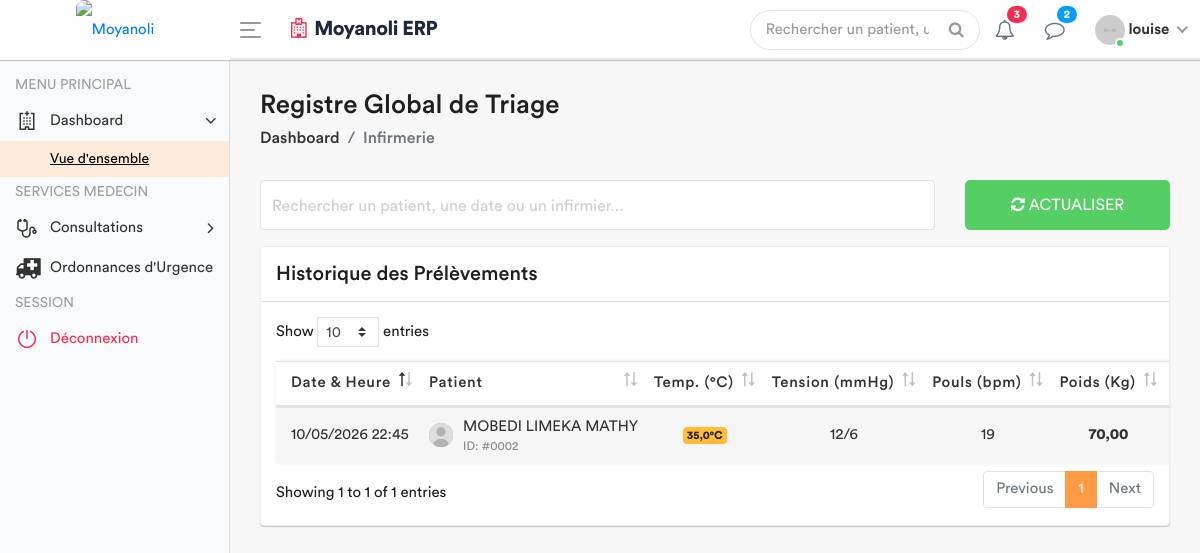
/infirmerie/registre-global/ (signed in), run on an earlier commit of the app's database.
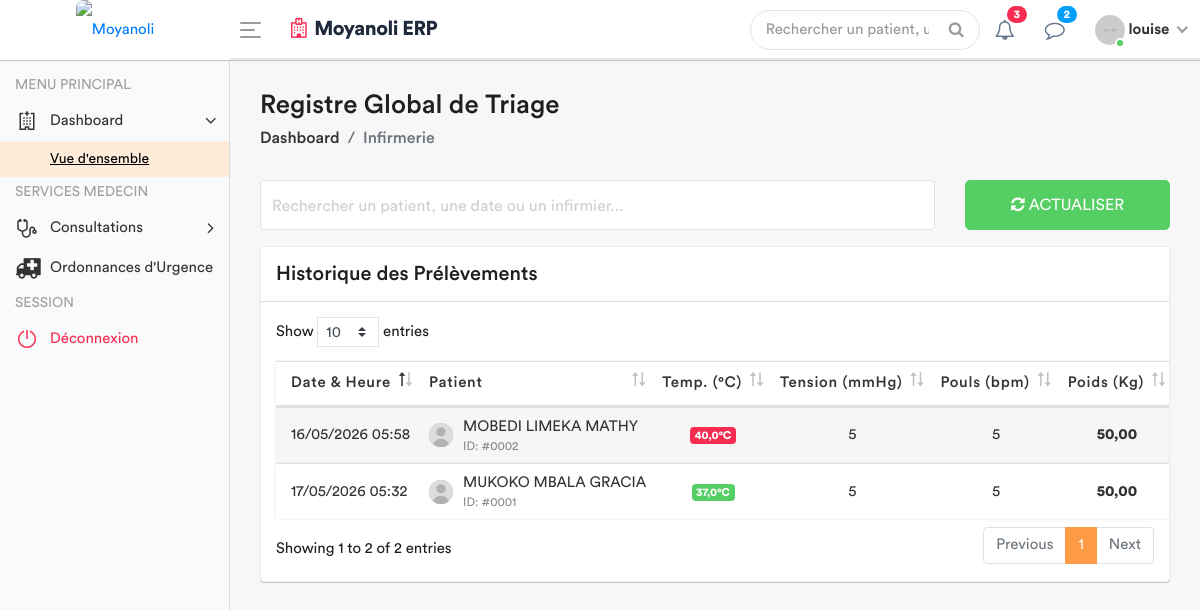
And on a later commit of the database.
### apps/models.py (models this page shows, shortened)
class SigneVital(models.Model):
    patient = models.ForeignKey(Patient, on_delete=models.CASCADE)
    temperature = models.DecimalField(max_digits=4, decimal_places=1)
    poids = models.DecimalField(max_digits=5, decimal_places=2)
    tension_arterielle = models.CharField(max_length=10)
    frequence_cardiaque = models.IntegerField()
    frequence_respiratoire = models.IntegerField(null=True, blank=True)
    saturation_oxygene = models.IntegerField(null=True, blank=True)
    date_prelevement = models.DateTimeField(default=timezone.now)
    infirmier = models.ForeignKey(User, on_delete=models.SET_NULL, null=True)
    est_consulte = models.BooleanField(default=False)

class Patient(models.Model):
    code_patient = models.CharField(max_length=20, unique=True, editable=False)
    noms = models.CharField(max_length=100)
    service = models.ForeignKey(
        Service,
        on_delete=models.PROTECT, # On empêche de supprimer un service s'il a des patients
        related_name='patients',
        null=True # Utile si tu as déjà des patients en base sans service
    )
    sexe = models.CharField(max_length=1, choices=[('M', 'Masculin'), ('F', 'Féminin')])
    age = models.CharField(max_length=30)
    adresse = models.TextField()
    telephone = models.CharField(max_length=20)
    fiche_payee = models.BooleanField(default=False)
    created_by = models.ForeignKey(User, on_delete=models.SET_NULL, null=True, related_name='patients_crees')
    date_creation = models.DateTimeField(auto_now_add=True)
    date_modification = models.DateTimeField(auto_now=True)

### apps/views.py (the view)
# urls.py: path('infirmerie/registre-global/', views.liste_globale_triage, name='liste_globale_triage'),
@login_required
def liste_globale_triage(request):
    historique_global = SigneVital.objects.select_related('patient', 'infirmier').all().order_by('-date_prelevement')
    role = Fonction.objects.filter(userKey=request.user).first()
    fonctionKey = role.fonctionKey.roleName if role else None
    context = {
        'fonctionKey': fonctionKey,
        'historique': historique_global,
    }
    return render(request, 'back-end/infirmerie/liste_globale_triage.html', context)

### apps/templates/back-end/infirmerie/liste_globale_triage.html (shortened to what this page needs)
<!DOCTYPE html>
{% load static %}
<html lang="fr">
    <head>
        {% include 'back-end/includes/css.html' %}
    </head>
    <body>
        <div class="main-wrapper">
            {% include 'back-end/includes/header.html' %}
            {% include 'back-end/includes/sidebar.html' %}
            <div class="page-wrapper">
                <div class="content container-fluid">
                    <div class="page-header">
                        <div class="row align-items-center">
                            <div class="col">
                                <h3 class="page-title">Registre Global de Triage</h3>
                                <ul class="breadcrumb">
                                    <li class="breadcrumb-item"><a href="{% url 'dashboard' %}">Dashboard</a></li>
                                    <li class="breadcrumb-item active">Infirmerie</li>
                                </ul>
                            </div>
                        </div>
                    </div>
                    <div class="row filter-row">
                        <div class="col-sm-6 col-md-9">
                            <div class="form-group form-focus">
                                <input type="text" id="myInput" class="form-control floating">
                                <label class="focus-label">Rechercher un patient, une date ou un infirmier...</label>
                            </div>
                        </div>
                        <div class="col-sm-6 col-md-3">
                            <a href="#" class="btn btn-success btn-block"> <i class="fa fa-refresh"></i> Actualiser </a>
                        </div>
                    </div>
                    <div class="row">
                        <div class="col-md-12">
                            <div class="card card-table">
                                <div class="card-header">
                                    <h4 class="card-title mb-0">Historique des Prélèvements</h4>
                                </div>
                                <div class="card-body">
                                    <div class="table-responsive" style="padding: 15px;">
                                        <table class="table table-striped table-nowrap custom-table mb-0 datatable" id="triageTable">
                                            <thead>
                                                <tr>
                                                    <th>Date & Heure</th>
                                                    <th>Patient</th>
                                                    <th class="text-center">Temp. (°C)</th>
                                                    <th class="text-center">Tension (mmHg)</th>
                                                    <th class="text-center">Pouls (bpm)</th>
                                                    <th class="text-center">Poids (Kg)</th>
                                                    <th>Infirmier</th>
                                                </tr>
                                            </thead>
                                            <tbody>
                                                {% for signe in historique %}
                                                <tr>
                                                    <td>{{ signe.date_prelevement|date:"d/m/Y H:i" }}</td>
                                                    <td>
                                                        <h2 class="table-avatar">
                                                            <a href="#" class="avatar avatar-xs"><img src="{% static 'back-end/assets/img/user.jpg' %}" alt=""></a>
                                                            <a href="#">{{ signe.patient.noms }} <span>ID: #{{ signe.patient.id|stringformat:"04d" }}</span></a>
                                                        </h2>
                                                    </td>
                                                    <td class="text-center">
                                                        <span class="badge {% if signe.temperature >= 38 %}badge-danger{% elif signe.temperature < 36 %}badge-warning{% else %}badge-success{% endif %}">
                                                            {{ signe.temperature }}°C
                                                        </span>
                                                    </td>
                                                    <td class="text-center">{{ signe.tension_arterielle|default:"--" }}</td>
                                                    <td class="text-center">{{ signe.frequence_cardiaque|default:"--" }}</td>
                                                    <td class="text-center"><strong>{{ signe.poids }}</strong></td>
                                                    <td><small class="text-muted">{{ signe.infirmier.get_full_name|default:signe.infirmier.username }}</small></td>
                                                </tr>
                                                {% empty %}
                                                <tr>
                                                    <td colspan="8" class="text-center text-muted py-4">Aucun prélèvement enregistré.</td>
                                                </tr>
                                                {% endfor %}
                                            </tbody>
                                        </table>
                                    </div>
                                </div>
                            </div>
                        </div>
                    </div>
                </div>
            </div>
        </div>
    </body>
</html>

### apps/templates/back-end/includes/css.html (shortened to what this page needs)
{% load static %}
        <link rel="stylesheet" href="{% static 'back-end/assets/css/bootstrap.min.css'%}">
        <link rel="stylesheet" href="{% static 'back-end/assets/css/font-awesome.min.css'%}">
        <link rel="stylesheet" href="{% static 'back-end/assets/css/line-awesome.min.css'%}">
		<link rel="stylesheet" href="{% static 'back-end/assets/plugins/morris/morris.css'%}">
        <link rel="stylesheet" href="{% static 'back-end/assets/css/style.css'%}">
		<link rel="stylesheet" href="{% static 'back-end/assets/css/dataTables.bootstrap4.min.css'%}">
		<link rel="stylesheet" href="{% static 'back-end/assets/css/select2.min.css'%}">
		<link rel="stylesheet" href="{% static 'back-end/assets/css/bootstrap-datetimepicker.min.css'%}">

### apps/templates/back-end/includes/header.html (shortened to what this page needs)
{% load static %}
<div class="header" style="background: #ffffff; border-bottom: 2px solid #e2e8f0;">
    <div class="header-left" style="background: #ffffff;">
        <a href="{% url 'home' %}" class="logo">
            <img src="{% static 'front-end/assets/dr/logo.jpg' %}" width="45" height="45" alt="Moyanoli" style="border-radius: 8px;">
        </a>
    </div>
    <a id="toggle_btn" href="javascript:void(0);" style="color: #007bff;">
        <span class="bar-icon">
            <span></span>
            <span></span>
            <span></span>
        </span>
    </a>
    <div class="page-title-box">
        <h3 style="color: #1e293b; font-weight: 700; letter-spacing: -0.5px;">
            <i class="fa fa-hospital-o text-danger mr-2"></i>Moyanoli ERP
        </h3>
    </div>
    <ul class="nav user-menu">
        <li class="nav-item">
            <div class="top-nav-search">
                <form action="#">
                    <input class="form-control" type="text" placeholder="Rechercher un patient, un dossier...">
                    <button class="btn" type="submit"><i class="fa fa-search"></i></button>
                </form>
            </div>
        </li>
        <li class="nav-item dropdown">
            <a href="#" class="dropdown-toggle nav-link" data-toggle="dropdown">
                <i class="fa fa-bell-o" style="color: #64748b;"></i> <span class="badge badge-pill bg-danger">3</span>
            </a>
        </li>
        <li class="nav-item dropdown">
            <a href="#" class="dropdown-toggle nav-link" data-toggle="dropdown">
                <i class="fa fa-comment-o" style="color: #64748b;"></i> <span class="badge badge-pill bg-info">2</span>
            </a>
        </li>
        <li class="nav-item dropdown has-arrow main-drop">
            <a href="#" class="dropdown-toggle nav-link" data-toggle="dropdown">
                <span class="user-img">
                    <img src="{% static 'back-end/assets/img/profiles/avatar-21.jpg' %}" alt="">
                    <span class="status online"></span>
                </span>
                <span style="font-weight: 600;">{{ user.username }}</span>
            </a>
        </li>
    </ul>
</div>

### apps/templates/back-end/includes/sidebar.html (shortened to what this page needs)
<div class="sidebar" id="sidebar" style="background-color: #f8fafc;">
    <div class="sidebar-inner slimscroll">
        <div id="sidebar-menu" class="sidebar-menu">
            <ul>
                <li class="menu-title">
                    <span>MENU PRINCIPAL</span>
                </li>
                <li class="submenu">
                    <a href="#"><i class="la la-hospital"></i> <span> Dashboard</span> <span class="menu-arrow"></span></a>
                    <ul style="display: none;">
                        <li><a class="active" href="{% url 'dashboard' %}">Vue d'ensemble</a></li>
                    </ul>
                </li>
                {% if fonctionKey == 'admin' %}
                    <li class="menu-title"> <span>ADMINISTRATION</span> </li>
                    <li class="submenu">
                        <a href="#"><i class="la la-user-md"></i> <span> Personnel Médical</span> <span class="menu-arrow"></span></a>
                        <ul style="display: none;">
                            <li><a href="{% url 'employeAdd' %}">Inscrire un utilisateur</a></li>
                            <li><a href="{% url 'employeRead' %}">Liste du Personnel</a></li>
                            <li><a href="{% url 'liste_employe_poste' %}">Profil Utilisateur</a></li>
                        </ul>
                    </li>
                    <li class="submenu">
                        <a href="#"><i class="la la-cog"></i> <span> Configuration </span> <span class="menu-arrow"></span></a>
                        <ul style="display: none;">
                            <li><a href="{% url 'gestion_prestations' %}">Prestations</a></li>
                            <li><a href="{% url 'modifier_taux' %}">Taux de change</a></li>
                            <li><a href="{% url 'gestion_services' %}">Services</a></li>
                        </ul>
                    </li>
                    <li class="submenu">
                        <a href="#"><i class="la la-user-injured"></i> <span> Patients </span> <span class="menu-arrow"></span></a>
                        <ul style="display: none;">
                            <li><a href="{% url 'enregistrement_patient' %}">Tous les patients</a></li>
                        </ul>
                    </li>
                    <li class="{% if request.resolver_match.url_name == 'dashboard_finance' %}active{% endif %}">
                        <a href="{% url 'dashboard_finance' %}">
                            <i class="fa fa-wallet"></i>
                            <span>Journal de Caisse</span>
                        </a>
                    </li>
                {% elif fonctionKey == 'medecin' %}
                    <li class="menu-title"> <span>SERVICES MEDECIN</span> </li>
                    <li class="submenu">
                        <a href="#"><i class="la la-stethoscope"></i> <span> Consultations </span> <span class="menu-arrow"></span></a>
                    </li>
                    <li>
                        <a href="{% url 'liste_ordonnances_urgence' %}">
                            <i class="fa fa-ambulance"></i>
                                <span>Ordonnances d'Urgence</span>
                        </a>
                    </li>
                {% elif fonctionKey == 'echographe'%}
                <li class="{% if request.resolver_match.url_name == 'liste_examens_techniques' %}active{% endif %}">
                    <a href="{% url 'liste_examens_techniques' %}">
                        <i class="fa fa-flask"></i> <span>Examens à réaliser</span>
                    </a>
                </li>
                {% endif %}
                <li class="menu-title"> <span>SESSION</span> </li>
                <li>
                    <a href="{% url 'deco' %}" class="text-danger"><i class="la la-power-off"></i> <span>Déconnexion</span></a>
                </li>
            </ul>
        </div>
    </div>
</div>

### apps/templates/back-end/includes/js.html (shortened to what this page needs)
{% load static %}

What changed in the data, as far as the page shows it:
removed SigneVital: date_prelevement "10/05/2026 22:45", patient.noms "MOBEDI LIMEKA MATHY", patient.id "0002", temperature "35,0", tension_arterielle "12/6", frequence_cardiaque "19", poids "70,00"
added SigneVital: date_prelevement "17/05/2026 05:32", patient.noms "MUKOKO MBALA GRACIA", patient.id "0001", temperature "37,0", tension_arterielle "5", frequence_cardiaque "5", poids "50,00"
added SigneVital: date_prelevement "16/05/2026 05:58", patient.noms "MOBEDI LIMEKA MATHY", patient.id "0002", temperature "40,0", tension_arterielle "5", frequence_cardiaque "5", poids "50,00"
Also different on the page:
text written by a page script: "Show entries Showing 1 to 1 of 1 entries Previous 1 Next" → "Show entries Showing 1 to 2 of 2 entries Previous 1 Next"
